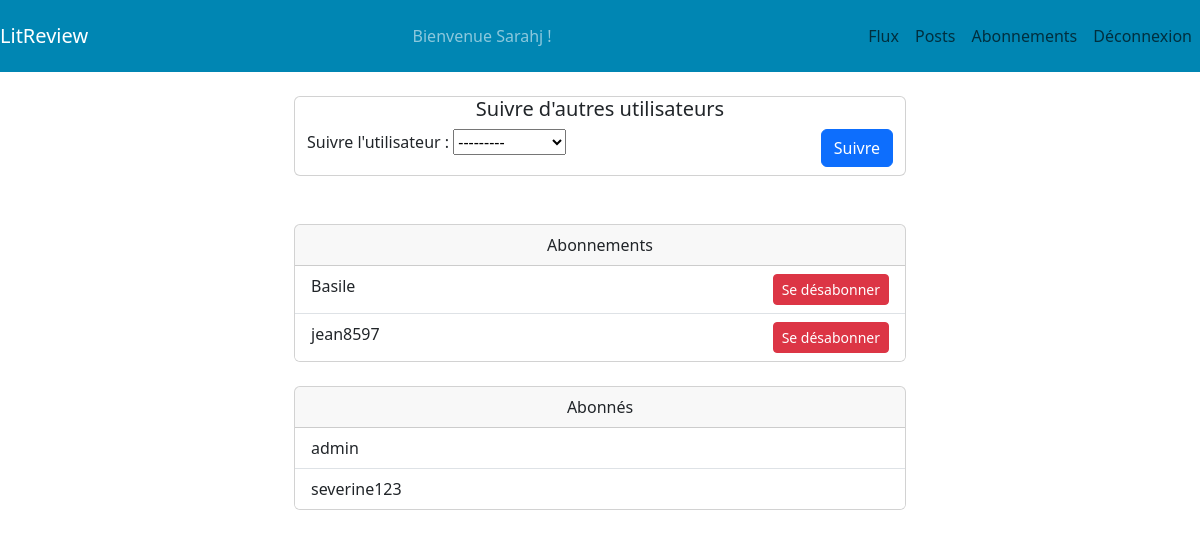
The app's page /forum/abonnements (signed in), older data.
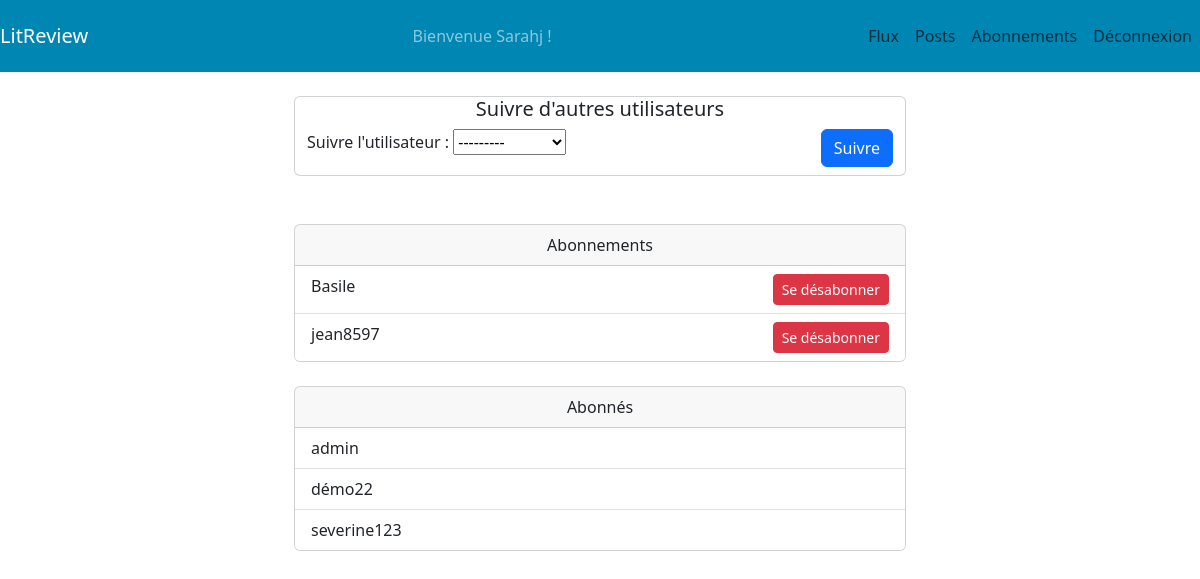
The same page, newer data.
### forum/models.py (models this page shows)
class UserFollows(models.Model):
    user = models.ForeignKey(to=settings.AUTH_USER_MODEL, on_delete=models.CASCADE, related_name='following')
    followed_user = models.ForeignKey(to=settings.AUTH_USER_MODEL, on_delete=models.CASCADE,
                                      related_name='followed_by')
    class Meta:
        unique_together = ('user', 'followed_user')

### forum/views.py (the view, shortened to what this page needs)
# urls.py: path('abonnements', views.FollowCreationView.as_view(), name='follow'),
class FollowCreationView(LoginRequiredMixin, CreateView):
    model = UserFollows
    template_name = 'forum/abonnements.html'
    form_class = UserFollowsForm
    success_url = reverse_lazy('forum:follow')
    def get_form_kwargs(self):
        kwargs = super().get_form_kwargs()
        kwargs['user'] = self.request.user
        return kwargs
    def get_context_data(self, **kwargs):
        context = super().get_context_data(**kwargs)
        user_following = UserFollows.objects.all().select_related()
        user_followed = UserFollows.objects.all().select_related()
        context["current_user"] = self.request.user
        context["following_users"] = sorted(
            user_following,
            key=lambda user: user.user.username,
            reverse=False,
        )
        context["followed_users"] = sorted(
            user_followed,
            key=lambda user: user.followed_user.username,
            reverse=False,
        )
        return context

### forum/forms.py
class UserFollowsForm(ModelForm):
    class Meta:
        model = UserFollows
        fields = [
            'followed_user',
        ]
    followed_user = forms.ModelChoiceField(
        queryset=None,
        label="Suivre l'utilisateur :",
    )
    def __init__(self, *args, **kwargs):
        user = kwargs.pop('user')
        super().__init__(*args, **kwargs)
        self.fields['followed_user'].queryset = UserModel.objects.exclude(username=user.username)

### forum/templates/forum/abonnements.html (shortened to what this page needs)
{% extends 'layout.html' %}
{% load bootstrap5 %}
{% block content %}
<br/>
<form method="POST" enctype="multipart/form-data">
    <div class="row justify-content-center">
        <div class="card w-50">
            <div class="row">
                <h5 style="text-align: center">Suivre d'autres utilisateurs</h5>
                <div class="col-sm-10">
                    {{form.as_p}}
                </div>
                <div class="col-sm-2 mb-2" style="text-align: end">
                    {% bootstrap_button "Suivre" button_type="submit" button_class="btn-primary" %}
                </div>
            </div>
        </div>
    </div>
</form>
<br/>
<br/>
<div class="row justify-content-center">
    <div class="card w-50 p-0">
        <div class="card-header" style="text-align: center">
            Abonnements
        </div>
        <ul class="list-group list-group-flush">
            {% for user in followed_users %}
            {% if user.user == current_user %}
            <li class="list-group-item">
                <div class="row">
                    <div class="col-sm-9">
                        <p class="card-text">{{ user.followed_user }}</p>
                    </div>
                    <div class="col-sm-3 pr-0 mr-0" style="text-align: end">
                        <a href="{% url 'forum:follow_delete' pk=user.id %}" class=" btn btn-danger btn-sm">Se désabonner</a>
                    </div>
                </div>
            </li>
            {% endif %}
            {% endfor %}
        </ul>
    </div>
</div>
<br/>
<div class="row justify-content-center">
    <div class="card w-50 p-0">
        <div class="card-header" style="text-align: center">
            Abonnés
        </div>
        <ul class="list-group list-group-flush">
            {% for user in following_users %}
            {% if user.followed_user == current_user %}
            <li class="list-group-item">
                <div class="row">
                    <div class="col-sm-9">
                        <p class="card-text">{{ user.user }}</p>
                    </div>
                </div>
            </li>
            {% endif %}
            {% endfor %}
        </ul>
    </div>
</div>
{% endblock content %}

### templates/layout.html (shortened to what this page needs)
<!DOCTYPE html>
<html lang="fr">
<header>
    {% load bootstrap5 %}
    {% bootstrap_css %}
    {% if request.user.is_authenticated %}
    <nav class="navbar navbar-dark justify-content-between" style="background-color: #0086b3">
        <a class="navbar-brand">LitReview</a>
        <span class="navbar-text">Bienvenue {{ user.username|capfirst}} ! </span>
        <div class="navbar navbar-expand-lg" id="navbarSupportedContent">
            <ul class="navbar-nav justify-content-end">
                <li class="nav-item"><a class="nav-link" href="/forum/flux">Flux</a></li>
                <li class="nav-item"><a class="nav-link" href="/forum/posts">Posts</a></li>
                <li class="nav-item"><a class="nav-link" href="/forum/abonnements">Abonnements</a></li>
                <li class="nav-item"><a class="nav-link" href="{% url 'logout' %}">Déconnexion</a></li>
            </ul>
        </div>
    </nav>
    {% endif %}
</header>
<head>
</head>
<body>
{% block content %}
{% endblock content %}
</body>
</html>

Row changes from the older to the newer data that the page shows:
added UserFollows: user "démo22"
